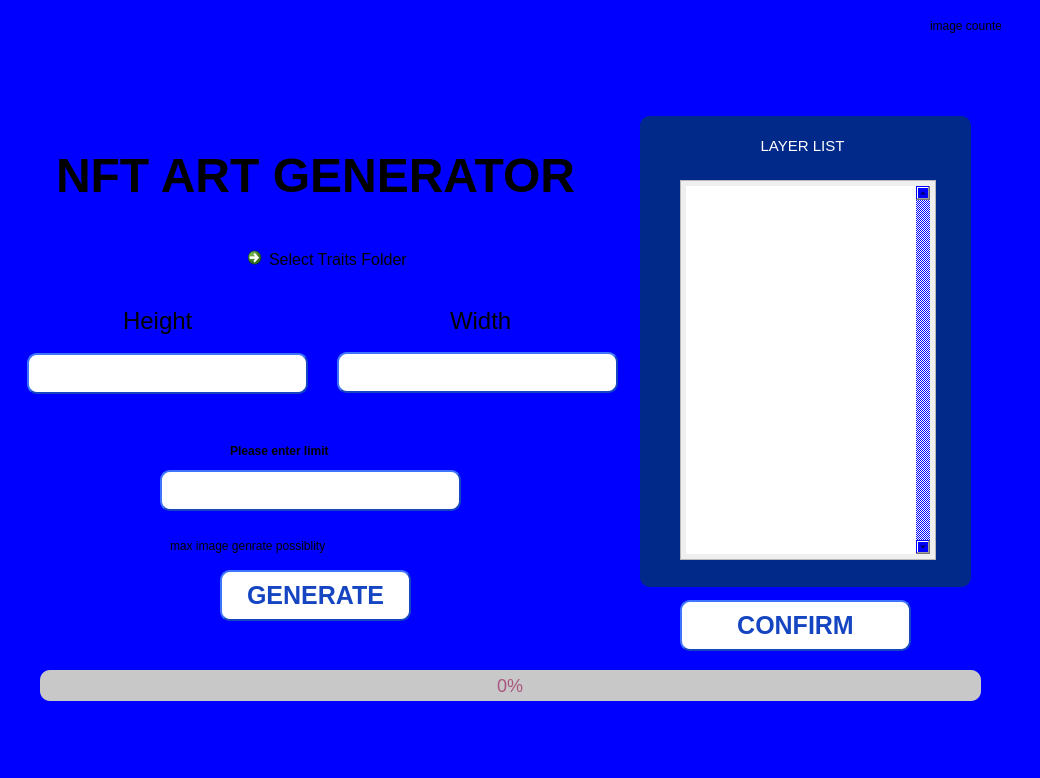
<?xml version="1.0" encoding="UTF-8"?>
<ui version="4.0">
 <class>MainWindow</class>
 <widget class="QMainWindow" name="MainWindow">
  <property name="geometry">
   <rect>
    <x>0</x>
    <y>0</y>
    <width>1040</width>
    <height>778</height>
   </rect>
  </property>
  <property name="cursor">
   <cursorShape>ArrowCursor</cursorShape>
  </property>
  <property name="mouseTracking">
   <bool>false</bool>
  </property>
  <property name="windowTitle">
   <string>NFTG</string>
  </property>
  <property name="autoFillBackground">
   <bool>false</bool>
  </property>
  <property name="styleSheet">
   <string notr="true">background-color: rgb(0, 0, 255);</string>
  </property>
  <widget class="QWidget" name="centralwidget">
   <widget class="QPushButton" name="pushButton">
    <property name="geometry">
     <rect>
      <x>220</x>
      <y>570</y>
      <width>191</width>
      <height>51</height>
     </rect>
    </property>
    <property name="cursor">
     <cursorShape>PointingHandCursor</cursorShape>
    </property>
    <property name="styleSheet">
     <string notr="true">background-color: #fff;
border-radius : 10px;
border-style : outset;
border-width: 2px;
border-color : #1545C1;
height: 30px;
font-size: 25px;
font-weight: bold;
color: #1545C1;</string>
    </property>
    <property name="text">
     <string>GENERATE</string>
    </property>
   </widget>
   <widget class="QLabel" name="label_2">
    <property name="geometry">
     <rect>
      <x>0</x>
      <y>110</y>
      <width>631</width>
      <height>131</height>
     </rect>
    </property>
    <property name="styleSheet">
     <string notr="true">font: 40 48pt &quot;Arial&quot;;
color: #000;
background-color : none</string>
    </property>
    <property name="text">
     <string>&lt;!DOCTYPE HTML PUBLIC &quot;-//W3C//DTD HTML 4.0//EN&quot; &quot;http://www.w3.org/TR/REC-html40/strict.dtd&quot;&gt;
&lt;html&gt;&lt;head&gt;&lt;meta name=&quot;qrichtext&quot; content=&quot;1&quot; /&gt;&lt;style type=&quot;text/css&quot;&gt;
p, li { white-space: pre-wrap; }
&lt;/style&gt;&lt;/head&gt;&lt;body style=&quot; font-family:'Arial'; font-size:48pt; font-weight:40; font-style:normal;&quot;&gt;
&lt;p align=&quot;center&quot; dir='rtl' style=&quot; margin-top:0px; margin-bottom:0px; margin-left:0px; margin-right:0px; -qt-block-indent:0; text-indent:0px;&quot;&gt;&lt;span style=&quot; font-size:36pt; font-weight:600;&quot;&gt;NFT ART GENERATOR&lt;/span&gt;&lt;/p&gt;&lt;/body&gt;&lt;/html&gt;</string>
    </property>
   </widget>
   <widget class="QCommandLinkButton" name="commandLinkButton">
    <property name="geometry">
     <rect>
      <x>240</x>
      <y>240</y>
      <width>241</width>
      <height>41</height>
     </rect>
    </property>
    <property name="font">
     <font>
      <family>Segoe UI</family>
      <pointsize>12</pointsize>
      <weight>50</weight>
      <bold>false</bold>
      <stylestrategy>PreferDefault</stylestrategy>
     </font>
    </property>
    <property name="cursor">
     <cursorShape>PointingHandCursor</cursorShape>
    </property>
    <property name="mouseTracking">
     <bool>false</bool>
    </property>
    <property name="tabletTracking">
     <bool>false</bool>
    </property>
    <property name="focusPolicy">
     <enum>Qt::ClickFocus</enum>
    </property>
    <property name="contextMenuPolicy">
     <enum>Qt::NoContextMenu</enum>
    </property>
    <property name="acceptDrops">
     <bool>true</bool>
    </property>
    <property name="styleSheet">
     <string notr="true">QCommandLinkButton::hover{
background: none;
border: 3px solid #1545C1;
border-radius: 10px;
padding-bottom: 10px;

}</string>
    </property>
    <property name="text">
     <string>Select Traits Folder</string>
    </property>
    <property name="icon">
     <iconset>
      <normaloff>../Downloads/Group 16.png</normaloff>../Downloads/Group 16.png</iconset>
    </property>
    <property name="iconSize">
     <size>
      <width>30</width>
      <height>30</height>
     </size>
    </property>
    <property name="checkable">
     <bool>true</bool>
    </property>
   </widget>
   <widget class="QProgressBar" name="progressBar">
    <property name="geometry">
     <rect>
      <x>40</x>
      <y>670</y>
      <width>941</width>
      <height>31</height>
     </rect>
    </property>
    <property name="toolTipDuration">
     <number>0</number>
    </property>
    <property name="styleSheet">
     <string notr="true">QProgressBar{
background-color : rgb(200, 200, 200);
color: rgb(170,85,127);
border-style: solid;
border-radius: 10px;
text-align: center;
font-size: 18px;
}
QProgressBar::chunk{
border-radius: 10px;
	background-color: qlineargradient(spread:pad, x1:0, y1:0.136, x2:1, y2:0.114, stop:0 rgba(56, 66, 255, 255), stop:1 rgba(255, 215, 219, 255));
}
</string>
    </property>
    <property name="maximum">
     <number>100</number>
    </property>
    <property name="value">
     <number>0</number>
    </property>
    <property name="textVisible">
     <bool>true</bool>
    </property>
    <property name="format">
     <string>%p%</string>
    </property>
   </widget>
   <widget class="QLabel" name="label_4">
    <property name="geometry">
     <rect>
      <x>230</x>
      <y>430</y>
      <width>211</width>
      <height>41</height>
     </rect>
    </property>
    <property name="styleSheet">
     <string notr="true">font: 15pt &quot;Calibri&quot;;
background-color: none;
font-weight: bold;</string>
    </property>
    <property name="text">
     <string>Please enter limit</string>
    </property>
   </widget>
   <widget class="QLabel" name="label_5">
    <property name="enabled">
     <bool>true</bool>
    </property>
    <property name="geometry">
     <rect>
      <x>20</x>
      <y>20</y>
      <width>521</width>
      <height>31</height>
     </rect>
    </property>
    <property name="styleSheet">
     <string notr="true">font: 12pt &quot;Calibri&quot;;
background-color : none</string>
    </property>
    <property name="text">
     <string/>
    </property>
   </widget>
   <widget class="QPushButton" name="config_btn">
    <property name="geometry">
     <rect>
      <x>680</x>
      <y>600</y>
      <width>231</width>
      <height>51</height>
     </rect>
    </property>
    <property name="cursor">
     <cursorShape>PointingHandCursor</cursorShape>
    </property>
    <property name="styleSheet">
     <string notr="true">background-color: #fff;
border-radius : 10px;
border-style : outset;
border-width: 2px;
border-color : #1545C1;
height: 30px;
font-size: 25px;
font-weight: bold;
color: #1545C1;</string>
    </property>
    <property name="text">
     <string>CONFIRM</string>
    </property>
   </widget>
   <widget class="QLineEdit" name="generate_amount">
    <property name="geometry">
     <rect>
      <x>160</x>
      <y>470</y>
      <width>301</width>
      <height>41</height>
     </rect>
    </property>
    <property name="styleSheet">
     <string notr="true">background-color: #fff;
border-radius : 10px;
border-style : outset;
border-width: 2px;
border-color : #1545C1;
height: 30px;
font-size: 16px;
padding: 5px 5px;</string>
    </property>
   </widget>
   <widget class="QLineEdit" name="height">
    <property name="geometry">
     <rect>
      <x>27</x>
      <y>353</y>
      <width>281</width>
      <height>41</height>
     </rect>
    </property>
    <property name="font">
     <font>
      <pointsize>16</pointsize>
     </font>
    </property>
    <property name="styleSheet">
     <string notr="true">background-color: #fff;
border-radius : 10px;
border-style : outset;
border-width: 2px;
border-color : #1545C1;
height: 30px;
padding: 5px 5px</string>
    </property>
   </widget>
   <widget class="QLineEdit" name="width">
    <property name="geometry">
     <rect>
      <x>337</x>
      <y>352</y>
      <width>281</width>
      <height>41</height>
     </rect>
    </property>
    <property name="styleSheet">
     <string notr="true">background-color: #fff;
border-radius : 10px;
border-style : outset;
border-width: 2px;
border-color : #1545C1;
height: 30px;
font-size: 16px;
padding: 5px 5px;</string>
    </property>
   </widget>
   <widget class="QLabel" name="label_6">
    <property name="geometry">
     <rect>
      <x>123</x>
      <y>305</y>
      <width>101</width>
      <height>31</height>
     </rect>
    </property>
    <property name="styleSheet">
     <string notr="true">font-size : 24px;
background-color : none;
</string>
    </property>
    <property name="text">
     <string>Height</string>
    </property>
   </widget>
   <widget class="QLabel" name="label_7">
    <property name="geometry">
     <rect>
      <x>450</x>
      <y>310</y>
      <width>71</width>
      <height>21</height>
     </rect>
    </property>
    <property name="styleSheet">
     <string notr="true">font-size : 24px;
background-color : none;
</string>
    </property>
    <property name="text">
     <string>Width</string>
    </property>
   </widget>
   <widget class="QLabel" name="label">
    <property name="geometry">
     <rect>
      <x>-30</x>
      <y>-20</y>
      <width>1091</width>
      <height>771</height>
     </rect>
    </property>
    <property name="frameShape">
     <enum>QFrame::NoFrame</enum>
    </property>
    <property name="lineWidth">
     <number>5</number>
    </property>
    <property name="text">
     <string/>
    </property>
    <property name="pixmap">
     <pixmap>assets/nftjpg.jpg</pixmap>
    </property>
   </widget>
   <widget class="QFrame" name="frame">
    <property name="geometry">
     <rect>
      <x>640</x>
      <y>116</y>
      <width>331</width>
      <height>471</height>
     </rect>
    </property>
    <property name="styleSheet">
     <string notr="true">QFrame{
background-color: #00298A;
border-radius : 10px;
opacity: 0.2;

}</string>
    </property>
    <property name="frameShape">
     <enum>QFrame::StyledPanel</enum>
    </property>
    <property name="frameShadow">
     <enum>QFrame::Raised</enum>
    </property>
   </widget>
   <widget class="QListWidget" name="listWidget">
    <property name="geometry">
     <rect>
      <x>680</x>
      <y>180</y>
      <width>256</width>
      <height>380</height>
     </rect>
    </property>
    <property name="cursor" stdset="0">
     <cursorShape>ArrowCursor</cursorShape>
    </property>
    <property name="styleSheet">
     <string notr="true">QListWidget{
background-color : none;
padding: 5px 5px;
font-size: 15px

}
QListWidget::item { 
                                    border-bottom: 1px solid #E2F3FE;
                                    border-top: 1px solid #E2F3FE;
                                    border-radius: 5px;
                                    padding: 2px 2px;
                                    margin-bottom: 5px;
									margin-right: 5px;
                                    width:100%; 
                                    height:50px;
									color: #fff;
                                    cursor:pointer; 
                                    box-shadow:0.1em 0em 0.4em 0em grey;
                                    background-color: #1545C1;
									
                                    }
QScrollBar:vertical {              
            border: none ;
            background: ;
            width:8px;
        }
QScrollBar::handle:vertical {
            background-color: #2359E3;
            max-height: 20px;
			border-radius: 10px;
        }
</string>
    </property>
    <property name="inputMethodHints">
     <set>Qt::ImhNone</set>
    </property>
    <property name="verticalScrollBarPolicy">
     <enum>Qt::ScrollBarAlwaysOn</enum>
    </property>
    <property name="dragDropOverwriteMode">
     <bool>true</bool>
    </property>
    <property name="dragDropMode">
     <enum>QAbstractItemView::DragDrop</enum>
    </property>
   </widget>
   <widget class="QLabel" name="layer_label">
    <property name="geometry">
     <rect>
      <x>680</x>
      <y>130</y>
      <width>241</width>
      <height>31</height>
     </rect>
    </property>
    <property name="styleSheet">
     <string notr="true">border-radius: 10px;
background-color: none;
color: #fff;
font-size: 15px
</string>
    </property>
    <property name="text">
     <string> LAYER LIST</string>
    </property>
    <property name="alignment">
     <set>Qt::AlignCenter</set>
    </property>
   </widget>
   <widget class="QLabel" name="mx_img_value">
    <property name="geometry">
     <rect>
      <x>170</x>
      <y>530</y>
      <width>281</width>
      <height>31</height>
     </rect>
    </property>
    <property name="text">
     <string>max image genrate possiblity</string>
    </property>
   </widget>
   <widget class="QLabel" name="img_counter">
    <property name="geometry">
     <rect>
      <x>930</x>
      <y>10</y>
      <width>71</width>
      <height>31</height>
     </rect>
    </property>
    <property name="text">
     <string>image counter</string>
    </property>
   </widget>
   <zorder>label</zorder>
   <zorder>pushButton</zorder>
   <zorder>label_2</zorder>
   <zorder>commandLinkButton</zorder>
   <zorder>progressBar</zorder>
   <zorder>label_4</zorder>
   <zorder>label_5</zorder>
   <zorder>config_btn</zorder>
   <zorder>generate_amount</zorder>
   <zorder>height</zorder>
   <zorder>width</zorder>
   <zorder>label_6</zorder>
   <zorder>label_7</zorder>
   <zorder>frame</zorder>
   <zorder>listWidget</zorder>
   <zorder>layer_label</zorder>
   <zorder>mx_img_value</zorder>
   <zorder>img_counter</zorder>
  </widget>
  <widget class="QStatusBar" name="statusbar"/>
 </widget>
 <resources>
  <include location="resource.qrc"/>
 </resources>
 <connections/>
</ui>
